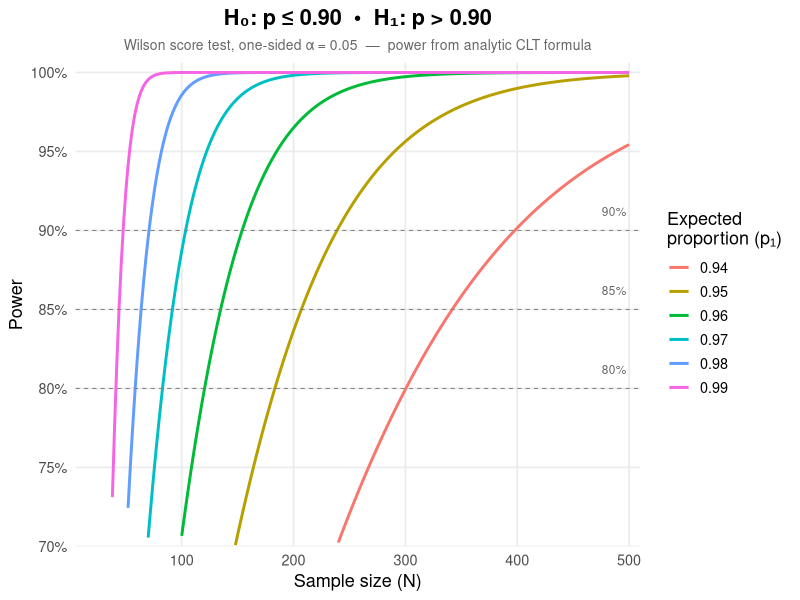
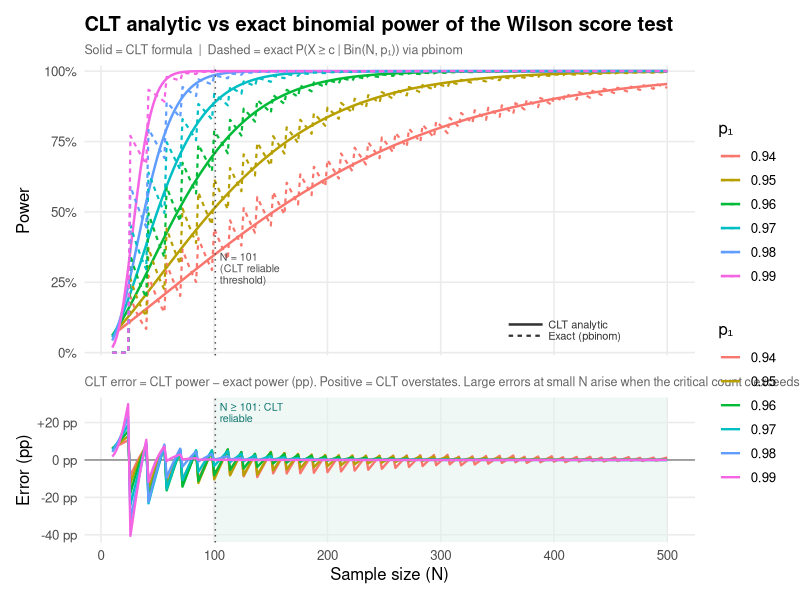

Recreate these plots in R, in order.
# wilson_score_power_validation.R
#
# Produces two figures:
#
#   Figure 1  manuscript_power_curves.png
#     Publication-ready analytic power curves (Wilson score CLT formula).
#     Intended to replace Picture1 in the editorial manuscript.
#
#   Figure 2  clt_approximation_check.png
#     Two-panel diagnostic: CLT analytic vs exact binomial power.
#       Upper — power vs N for both methods
#       Lower — CLT error = CLT power − exact power, in percentage points
#
# Hypothesis: H0: p <= p0  vs  H1: p > p0 (one-sided), alpha = 0.05
# p0 = 0.90,  p1 in {0.94, 0.95, 0.96, 0.97, 0.98, 0.99}
#
# The Wilson score test rejects H0 iff X >= c, where
#   c = ceiling(N*p0 + z_alpha * sqrt(N*p0*(1-p0)))
#
# CLT analytic power approximates P(X >= c | Bin(N, p1)) via the normal
# distribution for p-hat. Exact power evaluates the same probability directly
# with pbinom — no Monte Carlo error, no approximation.
#
# The CLT approximation is reliable when N*(1-p0) >= 10 (the rarer event —
# failures — satisfies the CLT condition). For p0 = 0.90 this means N >= 100.
# Below this threshold the CLT can substantially overstate power, especially
# when the critical count c exceeds N (test cannot reject any outcome).
#
# References: Fleiss, Levin & Paik (2003); Lachin (1981)
# Dependencies: ggplot2, dplyr, tidyr, patchwork

library(ggplot2)
library(dplyr)
library(tidyr)
library(patchwork)


# ── 1. Parameters ─────────────────────────────────────────────────────────────

p0     <- 0.90
p1_vec <- seq(0.94, 0.99, by = 0.01)
alpha  <- 0.05


# ── 2. Core functions ─────────────────────────────────────────────────────────

# Critical count: Wilson score test rejects H0 iff X >= c.
wilson_crit <- function(p0, N, alpha) {
  ceiling(N * p0 + qnorm(1 - alpha) * sqrt(N * p0 * (1 - p0)))
}

# CLT analytic power — approximates P(X >= c | Bin(N, p1)) via the normal
# distribution. Same formula as proportion-calculator/index.html.
wilson_power_clt <- function(p0, p1, N, alpha) {
  za <- qnorm(1 - alpha)
  s0 <- sqrt(p0 * (1 - p0))
  s1 <- sqrt(p1 * (1 - p1))
  pnorm(((p1 - p0) * sqrt(N) - za * s0) / s1)
}

# Exact power of the Wilson test — evaluates P(X >= c | Bin(N, p1)) directly.
# Same critical count c as the CLT formula; no approximation.
# Returns 0 when c > N (test cannot reject any outcome — CLT misses this).
wilson_power_exact <- function(p0, p1, N, alpha) {
  c <- wilson_crit(p0, N, alpha)
  if (c > N) return(0)
  1 - pbinom(c - 1, N, p1)
}

# Analytic sample size: smallest N achieving target power under CLT formula.
wilson_n <- function(p0, p1, alpha, target_power) {
  za <- qnorm(1 - alpha)
  zb <- qnorm(target_power)
  s0 <- sqrt(p0 * (1 - p0))
  s1 <- sqrt(p1 * (1 - p1))
  ceiling(((za * s0 + zb * s1) / (p1 - p0))^2)
}


# ── 3. Built-in reference check ───────────────────────────────────────────────

cat("── Reference check (p0=0.90, p1=0.95, alpha=0.05, target=0.80) ─────────\n")
ref_N <- wilson_n(0.90, 0.95, 0.05, 0.80)
cat(sprintf("  N (CLT)         = %d   (expected 184)\n", ref_N))
cat(sprintf("  Power CLT       = %.4f (expected 0.8017)\n",
            wilson_power_clt(0.90, 0.95, ref_N, 0.05)))
cat(sprintf("  Power exact     = %.4f (exact binomial power of Wilson test)\n",
            wilson_power_exact(0.90, 0.95, ref_N, 0.05)))
cat(sprintf("  Critical count  = %d   (expected 173)\n\n",
            wilson_crit(0.90, ref_N, 0.05)))


# ── 4. Sample size and power comparison table ─────────────────────────────────

n_table <- expand.grid(p1 = p1_vec, target_power = c(0.80, 0.85, 0.90)) |>
  as_tibble() |>
  mutate(
    N           = mapply(wilson_n, p0, p1, alpha, target_power),
    power_clt   = round(mapply(wilson_power_clt,              p0, p1, N, alpha), 4),
    power_exact = round(mapply(Vectorize(wilson_power_exact), p0, p1, N, alpha), 4),
    clt_err_pp  = round(100 * (power_clt - power_exact), 1),
    crit        = mapply(wilson_crit, p0, N, alpha)
  )

cat("── Sample sizes: Wilson score CLT (p0 = 0.90, alpha = 0.05) ────────────\n")
cat("clt_err_pp = CLT power − exact power in percentage points (+ = overstates)\n\n")
print(n_table, n = Inf)
cat("\n")


# ══════════════════════════════════════════════════════════════════════════════
# FIGURE 1 — Manuscript power curves (CLT analytic only)
# ══════════════════════════════════════════════════════════════════════════════

N_fig1 <- seq(10, 500, by = 2)

fig1_df <- expand.grid(p1 = p1_vec, N = N_fig1) |>
  as_tibble() |>
  mutate(power = mapply(wilson_power_clt, p0, p1, N, alpha)) |>
  filter(power >= 0.70, power <= 1)

fig1 <- ggplot(fig1_df, aes(x = N, y = power, color = factor(p1))) +
  geom_line(linewidth = 1) +
  geom_hline(
    yintercept = c(0.80, 0.85, 0.90),
    linetype = "dashed", color = "grey50", linewidth = 0.35
  ) +
  annotate("text",
           x     = 498,
           y     = c(0.80, 0.85, 0.90) + 0.012,
           label = c("80%", "85%", "90%"),
           hjust = 1, size = 3, color = "grey40") +
  scale_y_continuous(
    limits = c(0.70, 1.00),
    breaks = seq(0.70, 1.00, by = 0.05),
    labels = function(x) paste0(round(100 * x), "%"),
    expand = expansion(mult = c(0, 0.02))
  ) +
  scale_x_continuous(
    limits = c(10, 500),
    breaks = seq(0, 500, by = 100),
    expand = expansion(mult = c(0.01, 0.02))
  ) +
  labs(
    title    = "H₀: p ≤ 0.90  •  H₁: p > 0.90",
    subtitle = paste0(
      "Wilson score test, one-sided α = ", alpha,
      "  —  power from analytic CLT formula"
    ),
    x     = "Sample size (N)",
    y     = "Power",
    color = "Expected\nproportion (p₁)"
  ) +
  theme_minimal(base_size = 13) +
  theme(
    plot.title       = element_text(face = "bold", hjust = 0.5),
    plot.subtitle    = element_text(color = "grey40", size = 10, hjust = 0.5),
    panel.grid.minor = element_blank(),
    legend.position  = "right"
  )

ggsave("manuscript_power_curves.png", fig1, width = 9, height = 6, dpi = 150)
cat("Figure 1 saved: manuscript_power_curves.png\n\n")


# ══════════════════════════════════════════════════════════════════════════════
# FIGURE 2 — CLT vs exact binomial power
# ══════════════════════════════════════════════════════════════════════════════

# The CLT approximation is reliable when N*(1-p0) >= 10.
# For p0 = 0.90: N >= 100.
n_reliable <- ceiling(10 / (1 - p0))   # 100 for p0 = 0.90

N_dense <- seq(10, 500, by = 2)

fig2_df <- expand.grid(p1 = p1_vec, N = N_dense) |>
  as_tibble() |>
  mutate(
    clt      = mapply(wilson_power_clt,              p0, p1, N, alpha),
    exact    = mapply(Vectorize(wilson_power_exact),  p0, p1, N, alpha),
    error_pp = 100 * (clt - exact)
  )

# ── Upper panel: CLT vs exact power ───────────────────────────────────────

panel_a <- ggplot(fig2_df, aes(color = factor(p1))) +
  geom_line(aes(x = N, y = clt),   linewidth = 0.85, linetype = "solid") +
  geom_line(aes(x = N, y = exact), linewidth = 0.75, linetype = "22") +
  geom_vline(
    xintercept = n_reliable, linetype = "dotted",
    color = "grey30", linewidth = 0.5
  ) +
  annotate("text",
           x = n_reliable + 4, y = 0.30,
           label = paste0("N = ", n_reliable, "\n(CLT reliable\nthreshold)"),
           hjust = 0, size = 2.7, color = "grey30", lineheight = 0.9) +
  annotate("segment",
           x = 360, xend = 390, y = 0.10, yend = 0.10,
           color = "grey20", linewidth = 0.85, linetype = "solid") +
  annotate("segment",
           x = 360, xend = 390, y = 0.06, yend = 0.06,
           color = "grey20", linewidth = 0.75, linetype = "22") +
  annotate("text",
           x = c(395, 395), y = c(0.10, 0.06),
           label = c("CLT analytic", "Exact (pbinom)"),
           hjust = 0, size = 2.8, color = "grey20") +
  scale_y_continuous(
    limits = c(0, 1),
    labels = function(x) paste0(round(100 * x), "%"),
    expand = expansion(mult = c(0.01, 0.02))
  ) +
  scale_x_continuous(breaks = seq(0, 500, by = 100)) +
  labs(
    title    = "CLT analytic vs exact binomial power of the Wilson score test",
    subtitle = "Solid = CLT formula  |  Dashed = exact P(X ≥ c | Bin(N, p₁)) via pbinom",
    x        = NULL,
    y        = "Power",
    color    = "p₁"
  ) +
  theme_minimal(base_size = 12) +
  theme(
    plot.title       = element_text(face = "bold"),
    plot.subtitle    = element_text(color = "grey40", size = 9),
    panel.grid.minor = element_blank(),
    axis.text.x      = element_blank(),
    axis.ticks.x     = element_blank()
  )

# ── Lower panel: approximation error ──────────────────────────────────────

panel_b <- ggplot(fig2_df, aes(x = N, y = error_pp, color = factor(p1))) +
  annotate("rect",
           xmin = n_reliable, xmax = 500, ymin = -Inf, ymax = Inf,
           fill = "#e4f2ef", alpha = 0.55) +
  annotate("text",
           x = n_reliable + 4, y = max(fig2_df$error_pp, na.rm = TRUE) * 0.85,
           label = paste0("N ≥ ", n_reliable, ": CLT\nreliable"),
           hjust = 0, size = 2.7, color = "#0F766E", lineheight = 0.9) +
  geom_vline(
    xintercept = n_reliable, linetype = "dotted",
    color = "grey30", linewidth = 0.5
  ) +
  geom_hline(yintercept = 0, color = "grey40", linewidth = 0.4) +
  geom_line(linewidth = 0.8) +
  scale_y_continuous(
    labels = function(x) paste0(ifelse(x > 0, "+", ""), round(x, 0), " pp")
  ) +
  scale_x_continuous(breaks = seq(0, 500, by = 100)) +
  labs(
    subtitle = paste0(
      "CLT error = CLT power − exact power (pp). ",
      "Positive = CLT overstates. Large errors at small N arise when ",
      "the critical count c exceeds N and the test cannot reject any outcome."
    ),
    x     = "Sample size (N)",
    y     = "Error (pp)",
    color = "p₁"
  ) +
  theme_minimal(base_size = 12) +
  theme(
    plot.subtitle    = element_text(color = "grey40", size = 9),
    panel.grid.minor = element_blank()
  )

# ── Combine and save ───────────────────────────────────────────────────────

fig2 <- panel_a / panel_b +
  plot_layout(heights = c(2, 1), guides = "collect") &
  theme(legend.position = "right")

ggsave("clt_approximation_check.png", fig2, width = 10, height = 8, dpi = 150)
cat("Figure 2 saved: clt_approximation_check.png\n")
